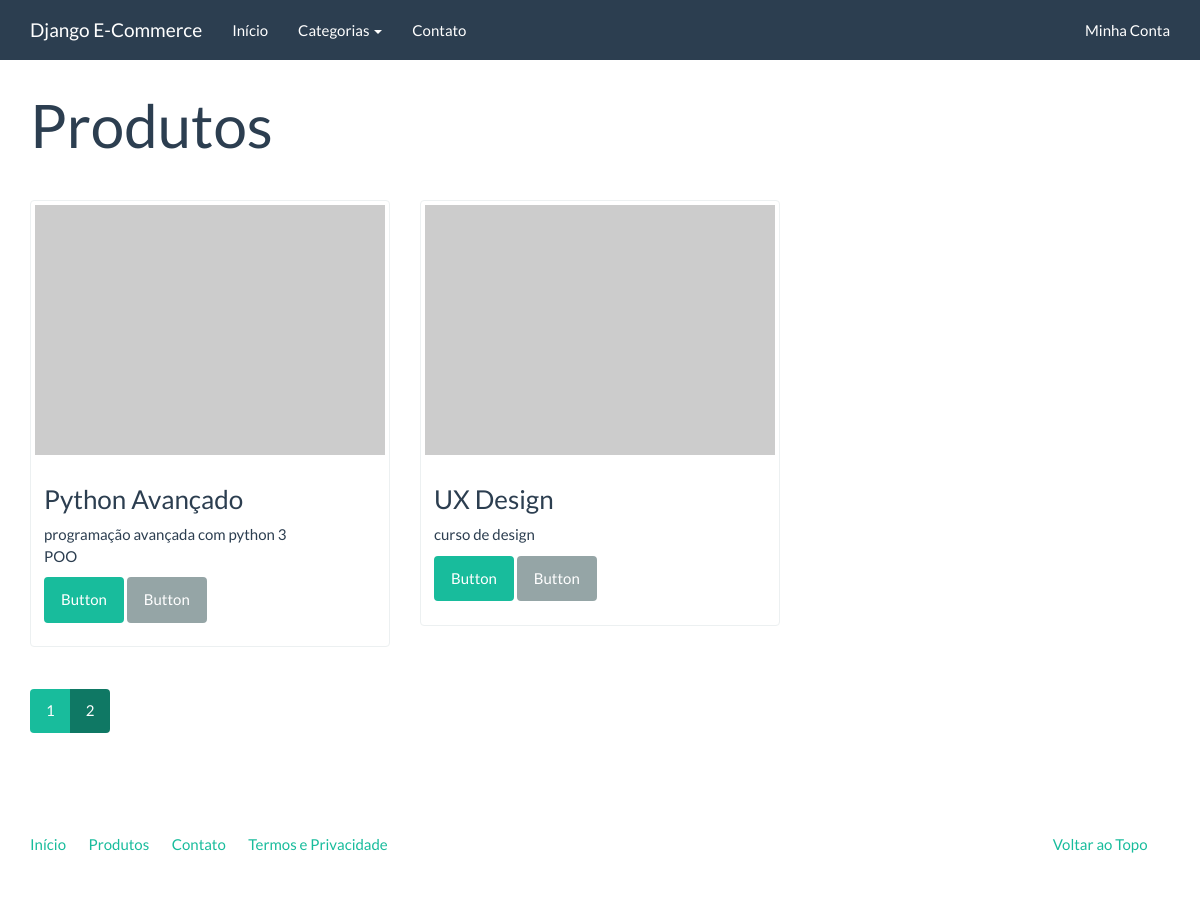
Screenshot of /catalogo/?page=2 with the database file from the repository.
### catalog/models.py (models this page shows)
class Product(models.Model):
    name = models.CharField('Nome', max_length=100)
    slug = models.SlugField('Identificador',max_length=100)
    category = models.ForeignKey('catalog.Category', verbose_name='Categoria')
    description = models.TextField('Descrição', blank=True)
    price = models.DecimalField('Preço', decimal_places=2, max_digits=8)
    created = models.DateTimeField('Criado em', auto_now_add=True)
    modified =  models.DateTimeField('Modificado em', auto_now=True)
    class Meta:
        verbose_name = 'Produto'
        verbose_name_plural = 'Produtos'
        ordering = ['name']
    def __str__(self):
        return self.name
    def get_absolut_url(self):
        return reverse('catalog:product', kwargs={'slug':self.slug})

### catalog/views.py (the view)
class ProductListView(generic.ListView):
    model = Product
    template_name = 'catalog/product_list.html'
    context_object_name = 'products'
    paginate_by = 3

### catalog/context_processors.py (called while the page is built)
def categories(request):
    return{
        'categories': Category.objects.all()
    }

### catalog/models.py (called while the page is built)
    def __str__(self):
        return self.name

    def get_absolut_url(self):
        return reverse('catalog:category', kwargs={'slug':self.slug})

### core/templatetags/pagination.py (called while the page is built)
@register.inclusion_tag('pagination.html')
def pagination(request, paginator, page_obj):
    context = {}
    context['paginator'] = paginator
    context['request'] = request
    context['page_obj'] = page_obj
    getvars = request.GET.copy()
    if 'page' in getvars:
        del getvars['page']
    if len(getvars) > 0:
        context['getvars'] = '&{0}'.format(getvars.urlencode())
    else:
        context['getvars'] = ''
    return context

### catalog/templates/catalog/product_list.html (shortened to what this page needs)
{% extends "base.html" %}
 {% load pagination %}
{% block container %}
<div class="page-header">
  <h1>Produtos</h1>
</div>
<div class="row">
  {% for product in products %}
  <div class="col-sm-6 col-md-4">
    <div class="thumbnail">
      <a href="{{ product.get_absolut_url }}">
        <img src="http://placehold.it/350x250" alt="" />
      </a>
      <div class="caption">
        <h3>{{product}}</h3>
        {{ product.description|linebreaks}}
        <p><a href="{{ product.get_absolut_url }}" class="btn btn-success" role="button">Button</a> <a href="#" class="btn btn-default" role="button">Button</a></p>
      </div>
    </div>
  </div>
  {% endfor %}
</div>
{% pagination request paginator page_obj%}
{% endblock %}

### rows the page displays
Product: name "Python Avançado", description "programação avançada com python 3 POO"
Product: name "UX Design", description "curso de design"

### other values shown
{{ page }} "1" "2"
